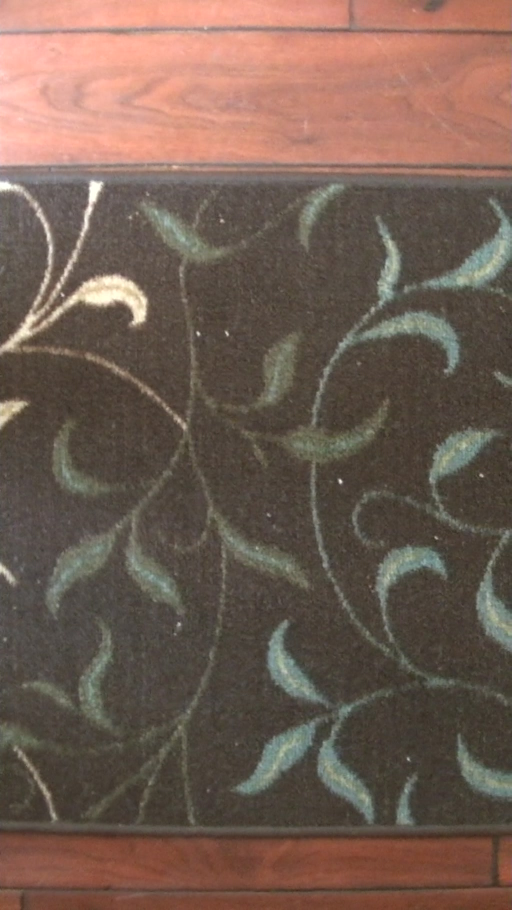
#> input picture images/00096/00004.jpg, 1024 x 1820 px (shown at 1/2 size); its folder holds 3 pictures in this run
$ python kp_detect.py --images images/00096
#> lines starting #> are read from the running program, lines starting #| are printed output that depends on the picture
from imutils import paths
import numpy as np
import argparse
import imutils
import cv2
import timeit


# construct the argument parser and parse the arguments
ap = argparse.ArgumentParser()
ap.add_argument("-i", "--images",  type=str, required=True,  help="path to input directory of images to stitch")
ap.add_argument("-o", "--output",  type=str, required=False, help="path to the output image")
ap.add_argument("-c", "--crop",    type=int, default=0,      help="whether to crop out largest rectangular region")
ap.add_argument("-t", "--cthresh", type=float, default=1.0,  help="change the panoConfidenceThresh setting")
args = vars(ap.parse_args())


# grab the paths to the input images and initialize our images list
print("[INFO] loading images...")
imagePaths = sorted(list(paths.list_images(args["images"])))
images = []


def max_contours(image):
        gray = cv2.cvtColor(image, cv2.COLOR_BGR2GRAY)
        thresh = cv2.threshold(gray, 0, 255, cv2.THRESH_BINARY)[1]
        cnts = cv2.findContours(thresh.copy(), cv2.RETR_EXTERNAL, cv2.CHAIN_APPROX_SIMPLE)
        cnts = imutils.grab_contours(cnts)
        return max(cnts, key=cv2.contourArea)


def display_images(title,img,title2, img2):
        cv2.imshow(f'{title}', img)
        cv2.imshow(f'{title2}', img2)
        print("press a button")
        cv2.waitKey(0)

def display_image(title,img):
        cv2.imshow(f'{title}', img)
        print("waiting for press button")
        cv2.waitKey(0)

def draw_kp(path, image):
        orb = cv2.ORB_create(edgeThreshold=50, patchSize=31, nlevels=8, fastThreshold=20, scaleFactor=1, WTA_K=2,scoreType=cv2.ORB_FAST_SCORE, firstLevel=0, nfeatures=50000)
#        orb=cv2.xfeatures2d.VGG_create()
#        orb = cv2.ORB_create(nfeatures=100000, scoreType=cv2.ORB_FAST_SCORE)
        gray = cv2.cvtColor(image, cv2.COLOR_BGR2GRAY)
        kp, des = orb.detectAndCompute(gray, None)
        print({'path':path, 'des':des})
        #kp = orb.detect(image)
        lastgood=True
        streak=0
        if len(kp) > 200:
            streak+=1
            print(f'path: {path}, kpcount: {len(kp)}, streak: {streak} ')
            image_kp=cv2.drawKeypoints(image, kp, None, color=(0,255,0), flags=cv2.DrawMatchesFlags_DEFAULT)
            lastgood=True
        else:
            lastgood=False
            streak=0


#orb = cv2.ORB_create()
orb = cv2.ORB_create(edgeThreshold=50, patchSize=31, nlevels=8, fastThreshold=20, scaleFactor=1, WTA_K=2,scoreType=cv2.ORB_FAST_SCORE, firstLevel=0, nfeatures=50000)
#orb = cv2.ORB_create(scaleFactor=2, scoreType=cv2.ORB_FAST_SCORE, nfeatures=100000)
matcher = cv2.BFMatcher(cv2.NORM_HAMMING, crossCheck=True)
#matcher = cv2.BFMatcher()

def show_matches(img1, img2):
        kp1, desc1 =  orb.detectAndCompute(img1,None)
        kp2, desc2 =  orb.detectAndCompute(img2,None)

        matches = matcher.match(desc1, desc2)
        print(len(matches))

# Draw first 10 matches.
        img3 = cv2.drawMatches(img1,kp1,img2,kp2,matches[:10],None,flags=cv2.DrawMatchesFlags_NOT_DRAW_SINGLE_POINTS)
        #img3 = cv2.drawMatches(img1,kp1,img2,kp2,ms,None,flags=cv2.DrawMatchesFlags_NOT_DRAW_SINGLE_POINTS)
        display_image('yay',img3)


# loop over the image paths, load each one, and add them to our
# images to stich list

for imagePath in imagePaths:
        image = cv2.imread(imagePath)
#> image is the input picture: shape (1820, 1024, 3); mean B, G, R 82.6, 94.1, 115
#        mc=max_contours(image)
        images.append(image)

print(len(images))
#| 3

for i in range( len(images) - 1):
        i1=images[i]
        i2=images[i+1]
        #draw_kp("image a", i1)
        #draw_kp("image b", i2)
        show_matches(i1, i2)
#> this loop made 2 passes
#> matches in show_matches on passes 1 to 2: 174 matches, 188 matches
#| 174
#| waiting for press button
#| 188
#| waiting for press button
#> pass 1, in show_matches, `img3 = cv2.drawMatches(img1,kp1,img2,kp2,matches[:10],None,flags=cv2.D..`:
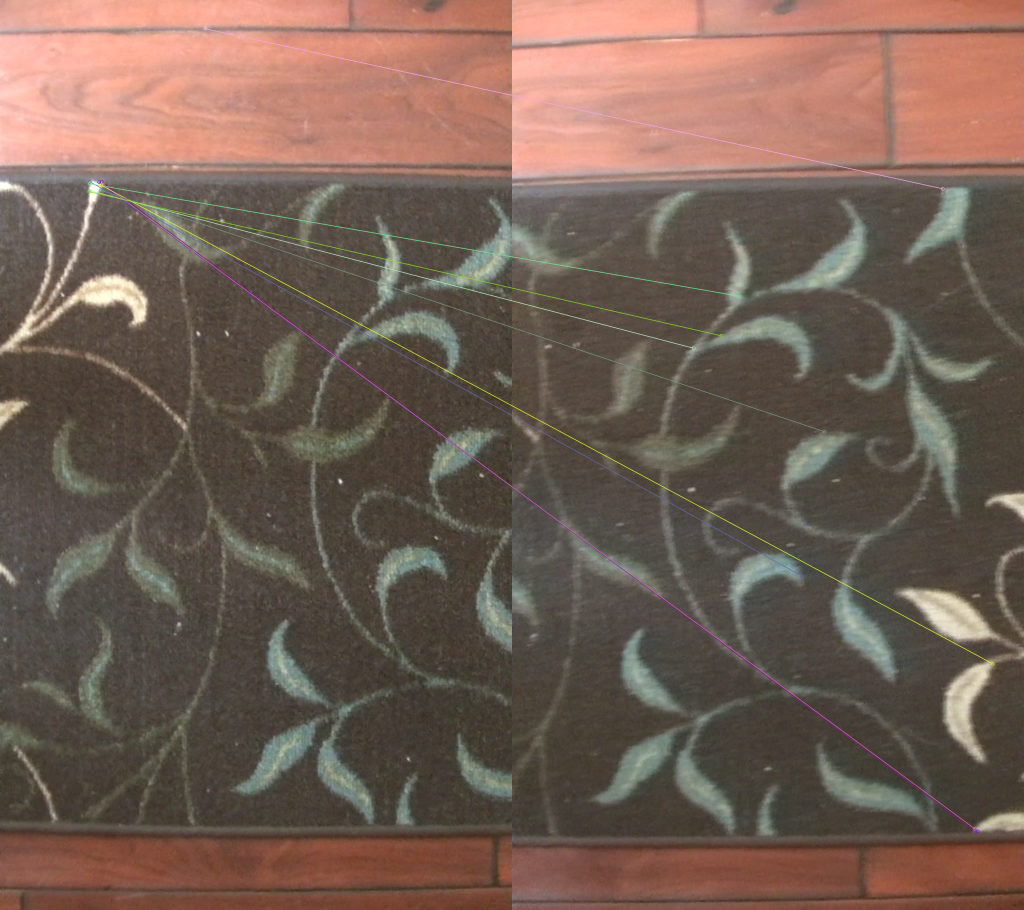
#> img3: shape (1820, 2048, 3) (shown at 1/2 size); mean B, G, R 83.9, 95.2, 115.5
#> pass 2, in show_matches (call 2), `img3 = cv2.drawMatches(img1,kp1,img2,kp2,matches[:10],None,flags=cv2.D..`:
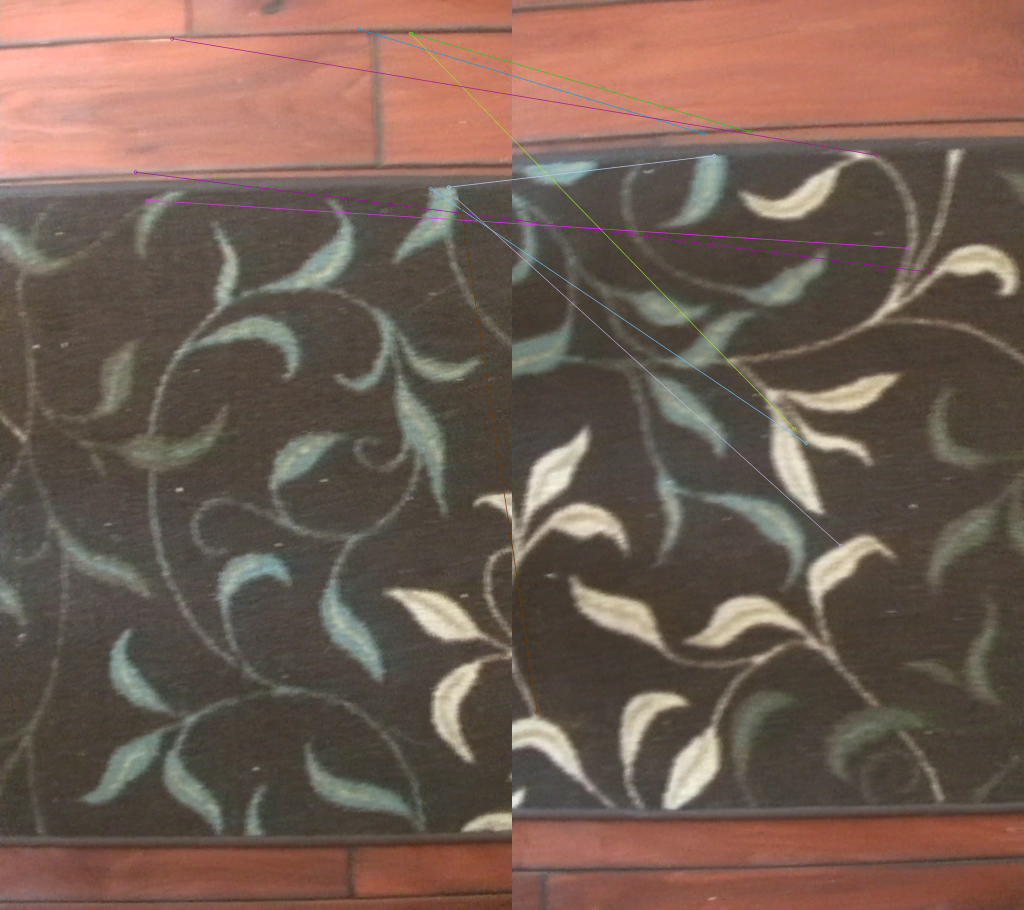
#> img3: shape (1820, 2048, 3) (shown at 1/2 size); mean B, G, R 82.4, 93.9, 114.8
